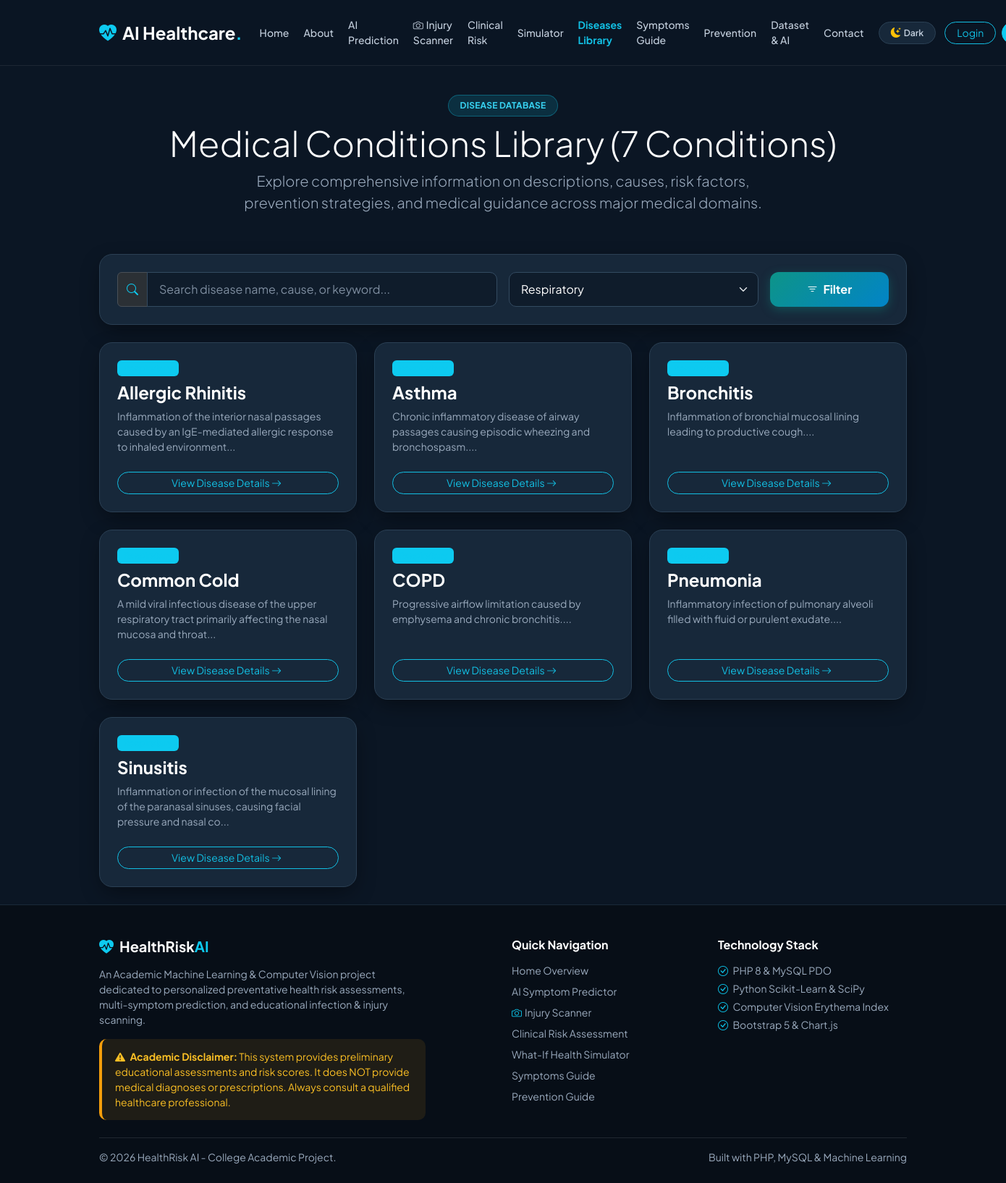
The app's page /diseases.php?category=Respiratory with its own data.
### tables this page shows
CREATE TABLE `diseases` (
  `id` INT AUTO_INCREMENT PRIMARY KEY,
  `name` VARCHAR(100) NOT NULL UNIQUE,
  `category` VARCHAR(100) NOT NULL,
  `short_description` TEXT NOT NULL,
  `causes` TEXT NOT NULL,
  `risk_factors` TEXT NOT NULL,
  `prevention` TEXT NOT NULL,
  `management` TEXT NOT NULL,
  `when_to_seek_care` TEXT NOT NULL,
  INDEX `idx_diseases_category` (`category`),
  INDEX `idx_diseases_name` (`name`)
);

### includes/functions.php (called while the page is built, shortened)
<?php
function sanitize($data) {
    return htmlspecialchars(trim($data), ENT_QUOTES, 'UTF-8');
}

### diseases.php (the view, shortened to what this page needs)
<?php
require_once __DIR__ . '/includes/header.php';
require_once __DIR__ . '/includes/functions.php';
$pdo = get_db_connection();
$search = isset($_GET['search']) ? trim($_GET['search']) : '';
$category = isset($_GET['category']) ? trim($_GET['category']) : '';
$diseases = [];
$categories = [];
if ($pdo) {
    try {
        $cat_stmt = $pdo->query("SELECT DISTINCT category FROM diseases ORDER BY category ASC");
        $categories = $cat_stmt->fetchAll(PDO::FETCH_COLUMN);
        $sql = "SELECT * FROM diseases WHERE 1=1";
        $params = [];
        if ($category !== '') {
            $sql .= " AND category = ?";
            $params[] = $category;
        }
        $sql .= " ORDER BY name ASC";
        $stmt = $pdo->prepare($sql);
        $stmt->execute($params);
        $diseases = $stmt->fetchAll();
    } catch (PDOException $e) {
        $diseases = [];
    }
}
?>
<div class="row py-3">
    <div class="col-lg-12 text-center mb-4">
        <span class="badge hero-badge px-3 py-2 rounded-pill fw-bold mb-2">DISEASE DATABASE</span>
        <h1 class="display-5 fw-extrabold mb-2">Medical Conditions Library (<?= count($diseases) ?> Conditions)</h1>
        <p class="lead text-muted mx-auto" style="max-width: 750px;">
            Explore comprehensive information on descriptions, causes, risk factors, prevention strategies, and medical guidance across major medical domains.
        </p>
    </div>
</div>
<div class="card-custom p-4 mb-4">
    <form method="GET" action="diseases.php" class="row g-3 align-items-center">
        <div class="col-md-6">
            <div class="input-group">
                <span class="input-group-text bg-card-subtle text-info border"><i class="bi bi-search"></i></span>
                <input type="text" name="search" class="form-control" placeholder="Search disease name, cause, or keyword..." value="<?= sanitize($search) ?>">
            </div>
        </div>
        <div class="col-md-4">
            <select name="category" class="form-select">
                <?php foreach ($categories as $cat): ?>
                    <option value="<?= sanitize($cat) ?>" <?= $category === $cat ? 'selected' : '' ?>><?= sanitize($cat) ?></option>
                <?php endforeach; ?>
            </select>
        </div>
        <div class="col-md-2">
            <button type="submit" class="btn btn-primary-custom w-100"><i class="bi bi-filter me-1"></i> Filter</button>
        </div>
    </form>
</div>
<div class="row g-4">
    <?php if (!empty($diseases)): ?>
        <?php foreach ($diseases as $d): ?>
            <div class="col-md-6 col-lg-4">
                <div class="card-custom p-4 h-100 d-flex flex-column justify-content-between">
                    <div>
                        <div class="d-flex justify-content-between align-items-start mb-2">
                            <span class="badge bg-info bg-opacity-20 text-info border border-info border-opacity-25"><?= sanitize($d['category']) ?></span>
                        </div>
                        <h4 class="fw-bold mb-2"><?= sanitize($d['name']) ?></h4>
                        <p class="small text-muted mb-3" style="min-height: 60px;">
                            <?= sanitize(substr($d['short_description'], 0, 110)) ?>...
                        </p>
                    </div>
                    <a href="disease_detail.php?id=<?= $d['id'] ?>" class="btn btn-outline-info rounded-pill btn-sm w-100 mt-2">
                        View Disease Details <i class="bi bi-arrow-right me-1"></i>
                    </a>
                </div>
            </div>
        <?php endforeach; ?>
    <?php endif; ?>
</div>
<?php
require_once __DIR__ . '/includes/footer.php';
?>

### assets/css/style.css (style rules this page uses)
:root, [data-theme="dark"], [data-bs-theme="dark"] { --accent-primary: #12bfe3; --accent-primary-hover: #0aa6c5; --accent-secondary: #0d9488; --accent-secondary-hover: #0f766e; --accent-teal: #0d9488; --accent-teal-hover: #0f766e; --accent-cyan: #12bfe3; --accent-cyan-hover: #0aa6c5; --accent-blue: #0284c7; --accent-amber: #f59e0b; --accent-rose: #f43f5e; --accent-green: #10b981; --color-danger: #ef4444; --color-warning: #f59e0b; --color-success: #10b981; --color-info: #12bfe3; --accent: #12bfe3; --accent-dark: #0aa6c5; --button-text: #ffffff; --bg-primary: #0b1624; --bg-secondary: #111f30; --bg-card: #17283a; --bg-card-hover: #1c2e42; --bg-card-subtle: #0f1c2b; --bg-input: #0f1c2b; --text-input: #ffffff; --bg-body: #0b1624; --bg-main: #0b1624; --bg-surface: #111f30; --card-bg: #17283a; --card-border: #2b4054; --border-color: #2b4054; --border-subtle: rgba(255, 255, 255, 0.08); --border-card: #2b4054; --border-input: #334a60; --border-focus: #12bfe3; --text-primary: #ffffff; --text-heading: #ffffff; --text-secondary: #c3cfdd; --text-main: #c3cfdd; --text-muted: #9aaabd; --navbar-bg: rgba(11, 22, 36, 0.94); --navbar-text: #c3cfdd; --footer-bg: #070e17; --footer-heading: #ffffff; --footer-text: #9aaabd; --footer-border: #1a2938; --hero-bg: linear-gradient(135deg, #0b1624 0%, #17283a 55%, #0f3545 100%); --hero-gradient: linear-gradient(135deg, #0b1624 0%, #17283a 55%, #0f3545 100%); --hero-heading: #ffffff; --hero-text: #c3cfdd; --hero-badge-bg: rgba(18, 191, 227, 0.15); --hero-badge-text: #38d3f2; --hero-badge-border: rgba(18, 191, 227, 0.35); --hero-btn-sec-color: #ffffff; --hero-btn-sec-border: rgba(255, 255, 255, 0.35); --hero-btn-sec-hover: rgba(255, 255, 255, 0.12); --shadow: rgba(0, 0, 0, 0.3); --shadow-sm: 0 2px 8px rgba(0, 0, 0, 0.3); --shadow-md: 0 6px 20px rgba(0, 0, 0, 0.4); --shadow-lg: 0 12px 36px rgba(0, 0, 0, 0.55); --shadow-card: 0 10px 30px -5px rgba(0, 0, 0, 0.45); --shadow-elevated: 0 20px 40px -10px rgba(0, 0, 0, 0.6); --tile-bg-unselected: #111f30; --tile-border-unselected: #1f3347; --tile-text-unselected: #9aaabd; --tile-hover-bg: #17283a; --tile-hover-border: #334a60; --tile-bg-selected: linear-gradient(135deg, #0f4c5c 0%, #0c3852 100%); --tile-border-selected: #12bfe3; --tile-text-selected: #ffffff; --tile-shadow-selected: 0 8px 24px -4px rgba(18, 191, 227, 0.4), inset 0 1px 0 rgba(255, 255, 255, 0.35); --tile-indicator-bg: #12bfe3; --tile-indicator-color: #0b1624; }
body { font-family: 'Plus Jakarta Sans', -apple-system, BlinkMacSystemFont, sans-serif; background-color: var(--bg-main); color: var(--text-main); display: flex; flex-direction: column; min-height: 100vh; transition: background-color 0.25s ease, color 0.25s ease; }
h1, h2, h3, h4, h5, h6, .text-heading { color: var(--text-heading); transition: color 0.2s ease; }
.text-muted { color: var(--text-muted) !important; }
.card-custom { background: var(--bg-card); border: 1px solid var(--border-card); border-radius: 18px; box-shadow: var(--shadow-card); color: var(--text-main); transition: transform 0.25s ease, box-shadow 0.25s ease, background-color 0.25s ease, border-color 0.25s ease; }
.hero-badge { background: var(--hero-badge-bg) !important; color: var(--hero-badge-text) !important; border: 1px solid var(--hero-badge-border) !important; font-weight: 700; letter-spacing: 0.02em; }
.form-control, .form-select { background-color: var(--bg-input) !important; border: 1px solid var(--border-input) !important; color: var(--text-heading) !important; border-radius: 10px; padding: 11px 16px; transition: all 0.2s ease; }
.form-control::placeholder { color: var(--text-muted) !important; opacity: 0.8; }
.form-select option { background-color: var(--bg-card); color: var(--text-heading); }
.btn-primary-custom { background: linear-gradient(135deg, #0d9488 0%, #0284c7 100%); color: #ffffff !important; font-weight: 700; border-radius: 12px; border: none; padding: 12px 28px; box-shadow: 0 4px 14px rgba(13, 148, 136, 0.35); transition: all 0.25s ease; }
.btn-outline-info { border-color: var(--accent-cyan) !important; color: var(--accent-cyan) !important; }

### records on screen
diseases: name "Allergic Rhinitis", short_description "Inflammation of the interior nasal passages caused by an IgE-mediated allergic response to inhaled environment"
diseases: name "Asthma", short_description "Chronic inflammatory disease of airway passages causing episodic wheezing and bronchospasm."
diseases: name "Bronchitis", short_description "Inflammation of bronchial mucosal lining leading to productive cough."
diseases: name "Common Cold", short_description "A mild viral infectious disease of the upper respiratory tract primarily affecting the nasal mucosa and throat"
diseases: name "COPD", short_description "Progressive airflow limitation caused by emphysema and chronic bronchitis."
diseases: name "Pneumonia", short_description "Inflammatory infection of pulmonary alveoli filled with fluid or purulent exudate."
diseases: name "Sinusitis", short_description "Inflammation or infection of the mucosal lining of the paranasal sinuses, causing facial pressure and nasal co"

### other values on screen
count($diseases) "7"
form field category "Respiratory"
